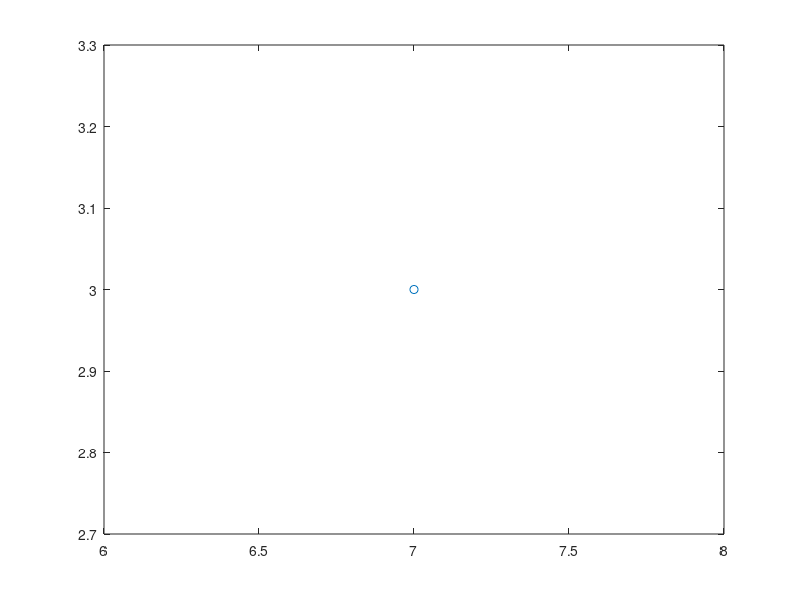

Source code (MATLAB): (Note: this script raises an error after producing the figure.)
global x y x0 y0 m a b c n s dist valid;

% Parameters only initialized for program, In real life, x0,y0,m are found
% by sensors

x0=7;  %------> Initial Position X0
y0=3;   %------> Inital Position Y0
m=0;    %------> Initial Slope
n=0;    %------> Initial Curvature
dist=0.15; %Resolution for straight movement
s=0.005; %Measurement noise variance w.r.t position, slope etc. 



hold off
plot(x0,y0,'o');
hold on;

CheckPoint(x0,y0);
if valid == true
%     while (x0>0)
   [x0,y0,m]= sensor_t();
   [a,b,c]  = calc_abc(x0,y0,m,n);
   [x,y]    = straight(x0,y0,m,dist);
   plot(x,y,'o'); %Plot Current Position of Car
   [x,y,m]  = sensor_s();
    n       = calc_n(x0,a,b,c);
    m       = turn(m,n,x,x0);
    x0=x;
    y0=y;
%     end
end











